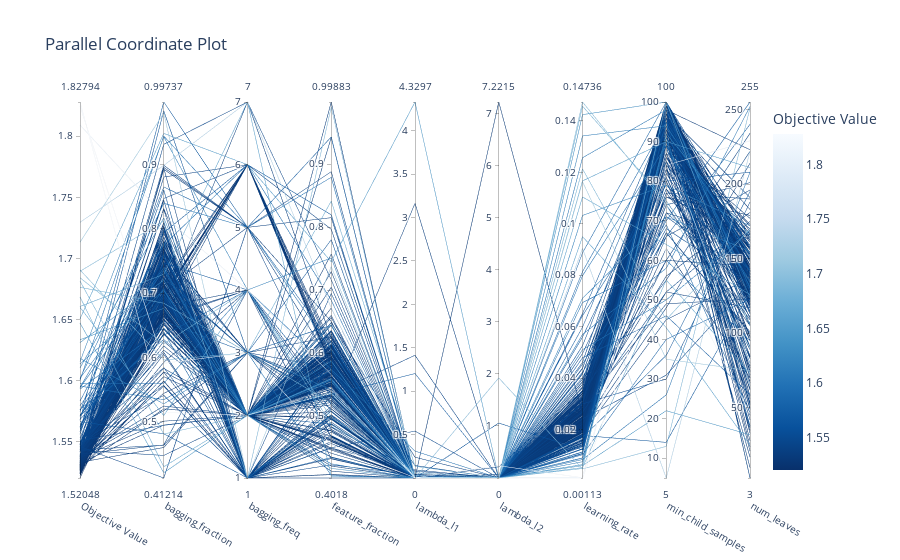

The code cell stored with this chart in its notebook:
### Code cell
plot_parallel_coordinate(study)

### Figure 1 — Plotly figure (JSON) as saved in the notebook; plotly's stock layout.template omitted (floating-point values rounded to 4 significant figures; data arrays with more than 128 entries replaced by an {"elided": "..."} marker saying what was removed)
{"data": [{"dimensions": [{"label": "Objective Value", "range": [1.52, 1.828], "values": {"elided": "300 float values"}}, {"label": "bagging_fraction", "range": [0.4121, 0.9974], "values": {"elided": "300 float values"}}, {"label": "bagging_freq", "range": [1, 7], "values": {"elided": "300 int values"}}, {"label": "feature_fraction", "range": [0.4018, 0.9988], "values": {"elided": "300 float values"}}, {"label": "lambda_l1", "range": [2.202e-08, 4.33], "values": {"elided": "300 float values"}}, {"label": "lambda_l2", "range": [1e-08, 7.222], "values": {"elided": "300 float values"}}, {"label": "learning_rate", "range": [0.001133, 0.1474], "values": {"elided": "300 float values"}}, {"label": "min_child_samples", "range": [5, 100], "values": {"elided": "300 int values"}}, {"label": "num_leaves", "range": [3, 255], "values": {"elided": "300 int values"}}], "labelangle": 30, "labelside": "bottom", "line": {"color": {"elided": "300 float values"}, "colorbar": {"title": {"text": "Objective Value"}}, "colorscale": [[0, "rgb(247,251,255)"], [0.125, "rgb(222,235,247)"], [0.25, "rgb(198,219,239)"], [0.375, "rgb(158,202,225)"], [0.5, "rgb(107,174,214)"], [0.625, "rgb(66,146,198)"], [0.75, "rgb(33,113,181)"], [0.875, "rgb(8,81,156)"], [1, "rgb(8,48,107)"]], "reversescale": true, "showscale": true}, "type": "parcoords"}], "layout": {"title": {"text": "Parallel Coordinate Plot"}}}
